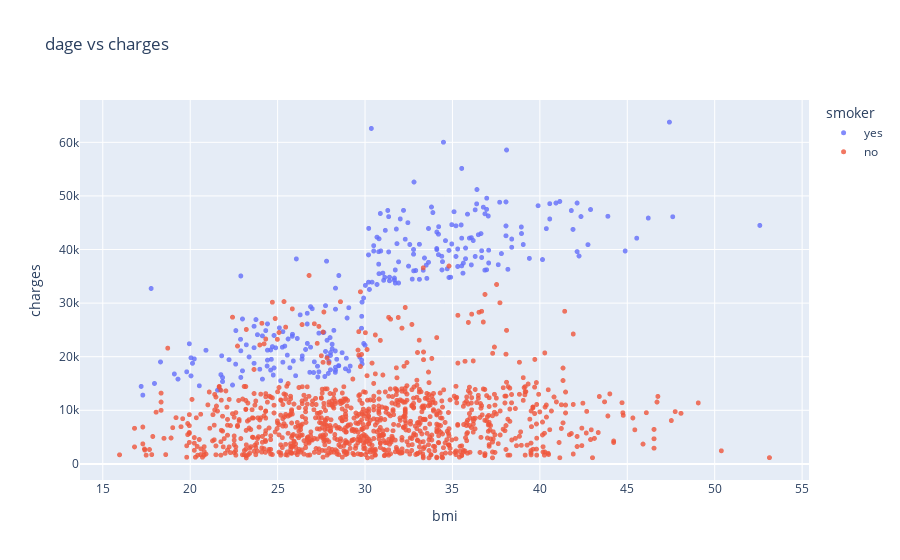

Notebook source saved alongside this figure:
### Code cell
fig = px.scatter(df, x='bmi', y='charges', title="dage vs charges", opacity=0.8,hover_data=['sex'], color='smoker')
fig.update_traces( marker_size=5)
fig.show()

### Figure 1 — Plotly figure (JSON) as saved in the notebook; plotly's stock layout.template omitted (floating-point values rounded to 4 significant figures; data arrays with more than 128 entries replaced by an {"elided": "..."} marker saying what was removed)
{"data": [{"customdata": {"elided": "274x1 str values"}, "hovertemplate": "smoker=yes<br>bmi=%{x}<br>charges=%{y}<br>sex=%{customdata[0]}<extra></extra>", "legendgroup": "yes", "marker": {"color": "#636efa", "opacity": 0.8, "size": 5, "symbol": "circle"}, "mode": "markers", "name": "yes", "showlegend": true, "type": "scattergl", "x": {"elided": "274 float values"}, "xaxis": "x", "y": {"elided": "274 float values"}, "yaxis": "y"}, {"customdata": {"elided": "1064x1 str values"}, "hovertemplate": "smoker=no<br>bmi=%{x}<br>charges=%{y}<br>sex=%{customdata[0]}<extra></extra>", "legendgroup": "no", "marker": {"color": "#EF553B", "opacity": 0.8, "size": 5, "symbol": "circle"}, "mode": "markers", "name": "no", "showlegend": true, "type": "scattergl", "x": {"elided": "1064 float values"}, "xaxis": "x", "y": {"elided": "1064 float values"}, "yaxis": "y"}], "layout": {"legend": {"title": {"text": "smoker"}, "tracegroupgap": 0}, "title": {"text": "dage vs charges"}, "xaxis": {"anchor": "y", "domain": [0, 1], "title": {"text": "bmi"}}, "yaxis": {"anchor": "x", "domain": [0, 1], "title": {"text": "charges"}}}}
